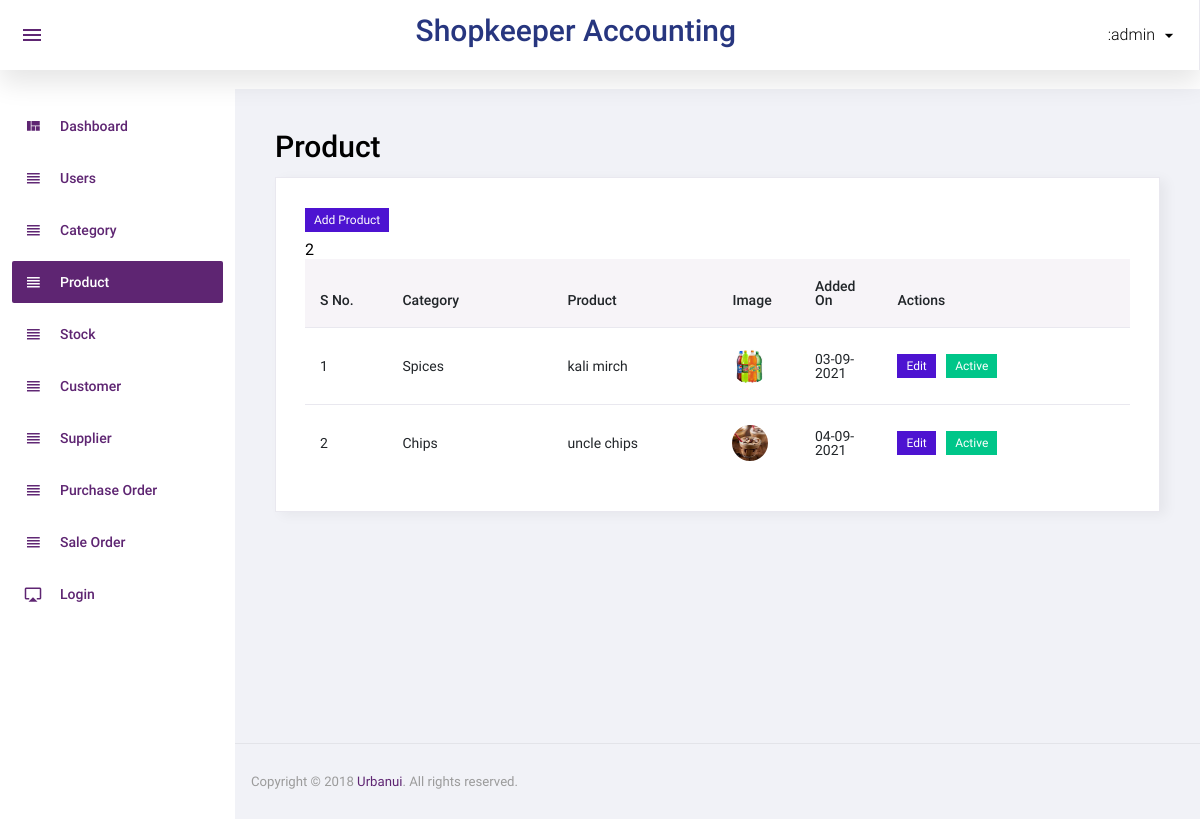
Screenshot of /Admin/product.php (signed in) with the database file from the repository.
### tables this page shows
CREATE TABLE `dish` (
  `id` int(11) NOT NULL,
  `category_id` int(11) NOT NULL,
  `dish` varchar(100) NOT NULL,
  `dish_detail` text NOT NULL,
  `image` varchar(100) NOT NULL,
  `status` int(11) NOT NULL,
  `added_on` datetime NOT NULL
);

### Admin/product.php (the view, shortened to what this page needs)
<?php
  include('top.php');
  $sql="select id,(select category from category where id=category_id) as category,dish,image,status,added_on from dish order by dish";
  $res=$con->query($sql);
 ?>
          <h1 class="card-title ml10">Product</h1>
          <div class="card">
            <div class="card-body">
              <a href="addproduct.php"><label class="badge badge-info cursor-hand">Add Product</label></a>
              <div class="row">
                <div class="col-12">
                  <div class="table-responsive">
                    <table id="order-listing" class="table">
                      <thead>
                        <tr>
                            <th width="10%">S No.</th>
                            <th width="20%">Category</th>
                            <th width="20%">Product</th>
                            <th width="10%">Image</th>
                            <th width="10%">Added On</th>
                            <th width="30%">Actions</th>
                        </tr>
                      </thead>
                      <tbody>
                  <?php echo $res->num_rows;  if($res->num_rows>0){
                    $i=1;
                        while($row=$res->fetch_assoc()){  ?>
                            <tr>
                                <td><?php echo $i?></td>
                                <td><?php echo $row['category']?></td>
                                <td><?php echo $row['dish']?></td>
                                <td><img src="<?php echo SITE_DISH_IMAGE.$row['image']?>"/> </td>
                                <td>
                                  <?php
                                $datestr=strtotime($row['added_on']);
                                  echo date('d-m-Y',$datestr); ?>
                                </td>
                                <td>
                                  <a href="addproduct.php?id=<?php echo $row['id']?>&type=edit"><label class="badge badge-info cursor-hand">Edit</label></a>
                                    <?php
                                    if($row['status']==1){?>
                                      <a href="?id=<?php echo $row['id']?>&type=deactive"><label class="badge badge-success cursor-hand">Active</label></a>
                                    <?php }
                                    else{ ?>
                                      <a href="?id=<?php echo $row['id']?>&type=active"><label class="badge badge-success cursor-hand">Deactive</label></a>
                                    <?php
                                    }
                                    ?>
                                </td>
                            </tr>
                      <?php
                      $i++;
                       }} ?>
                      </tbody>
                    </table>
                  </div>
		        		</div>
              </div>
            </div>
          </div>
<?php
  include('footer.php');
 ?>

### rows the page displays
dish: category "Spices", dish "kali mirch", image (picture), added_on "03-09-2021"
dish: category "Chips", dish "uncle chips", image (picture), added_on "04-09-2021"

### other values shown
$_SESSION['LOGIN_NAME'] "admin"
